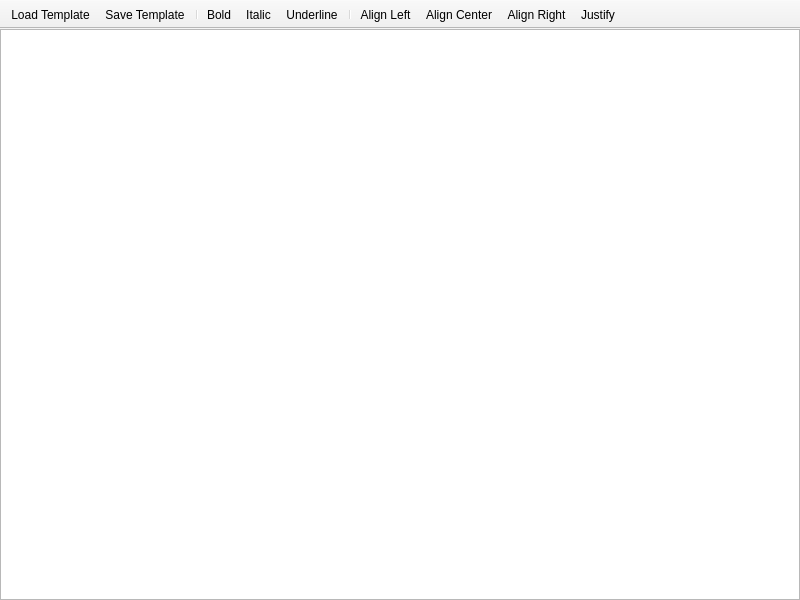
<?xml version="1.0" encoding="UTF-8"?>
<ui version="4.0">
 <class>Notepad</class>
 <widget class="QMainWindow" name="Notepad">
  <property name="geometry">
   <rect>
    <x>0</x>
    <y>0</y>
    <width>800</width>
    <height>600</height>
   </rect>
  </property>
  <property name="windowTitle">
   <string/>
  </property>
  <widget class="QWidget" name="centralwidget">
   <layout class="QVBoxLayout" name="verticalLayout">
    <property name="spacing">
     <number>0</number>
    </property>
    <property name="leftMargin">
     <number>0</number>
    </property>
    <property name="topMargin">
     <number>0</number>
    </property>
    <property name="rightMargin">
     <number>0</number>
    </property>
    <property name="bottomMargin">
     <number>0</number>
    </property>
    <item>
     <widget class="QTextEdit" name="textEdit"/>
    </item>
   </layout>
  </widget>
  <widget class="QToolBar" name="toolBar">
   <property name="windowTitle">
    <string>toolBar</string>
   </property>
   <property name="movable">
    <bool>false</bool>
   </property>
   <attribute name="toolBarArea">
    <enum>TopToolBarArea</enum>
   </attribute>
   <attribute name="toolBarBreak">
    <bool>false</bool>
   </attribute>
   <addaction name="action_load_template"/>
   <addaction name="action_save_template"/>
   <addaction name="separator"/>
   <addaction name="action_bold"/>
   <addaction name="action_italic"/>
   <addaction name="action_underline"/>
   <addaction name="separator"/>
   <addaction name="action_align_left"/>
   <addaction name="action_align_center"/>
   <addaction name="action_align_right"/>
   <addaction name="action_align_justify"/>
  </widget>
  <action name="action_save_template">
   <property name="icon">
    <iconset resource="resources.qrc">
     <normaloff>:/ui/icons/save_as.svg</normaloff>:/ui/icons/save_as.svg</iconset>
   </property>
   <property name="text">
    <string>Save Template</string>
   </property>
  </action>
  <action name="action_load_template">
   <property name="icon">
    <iconset resource="resources.qrc">
     <normaloff>:/ui/icons/file_open.svg</normaloff>:/ui/icons/file_open.svg</iconset>
   </property>
   <property name="text">
    <string>Load Template</string>
   </property>
  </action>
  <action name="action_bold">
   <property name="checkable">
    <bool>true</bool>
   </property>
   <property name="icon">
    <iconset resource="resources.qrc">
     <normaloff>:/ui/icons/bold.svg</normaloff>:/ui/icons/bold.svg</iconset>
   </property>
   <property name="text">
    <string>Bold</string>
   </property>
  </action>
  <action name="action_italic">
   <property name="checkable">
    <bool>true</bool>
   </property>
   <property name="icon">
    <iconset resource="resources.qrc">
     <normaloff>:/ui/icons/italic.svg</normaloff>:/ui/icons/italic.svg</iconset>
   </property>
   <property name="text">
    <string>Italic</string>
   </property>
  </action>
  <action name="action_underline">
   <property name="checkable">
    <bool>true</bool>
   </property>
   <property name="icon">
    <iconset resource="resources.qrc">
     <normaloff>:/ui/icons/underlined.svg</normaloff>:/ui/icons/underlined.svg</iconset>
   </property>
   <property name="text">
    <string>Underline</string>
   </property>
  </action>
  <action name="action_align_left">
   <property name="checkable">
    <bool>true</bool>
   </property>
   <property name="icon">
    <iconset resource="resources.qrc">
     <normaloff>:/ui/icons/align_left.svg</normaloff>:/ui/icons/align_left.svg</iconset>
   </property>
   <property name="text">
    <string>Align Left</string>
   </property>
  </action>
  <action name="action_align_center">
   <property name="checkable">
    <bool>true</bool>
   </property>
   <property name="icon">
    <iconset resource="resources.qrc">
     <normaloff>:/ui/icons/align_cente.svg</normaloff>:/ui/icons/align_cente.svg</iconset>
   </property>
   <property name="text">
    <string>Align Center</string>
   </property>
   <property name="toolTip">
    <string>Align Center</string>
   </property>
  </action>
  <action name="action_align_right">
   <property name="checkable">
    <bool>true</bool>
   </property>
   <property name="icon">
    <iconset resource="resources.qrc">
     <normaloff>:/ui/icons/align_right.svg</normaloff>:/ui/icons/align_right.svg</iconset>
   </property>
   <property name="text">
    <string>Align Right</string>
   </property>
  </action>
  <action name="action_align_justify">
   <property name="checkable">
    <bool>true</bool>
   </property>
   <property name="icon">
    <iconset resource="resources.qrc">
     <normaloff>:/ui/icons/align_justify.svg</normaloff>:/ui/icons/align_justify.svg</iconset>
   </property>
   <property name="text">
    <string>Justify</string>
   </property>
  </action>
 </widget>
 <resources>
  <include location="resources.qrc"/>
 </resources>
 <connections/>
</ui>
